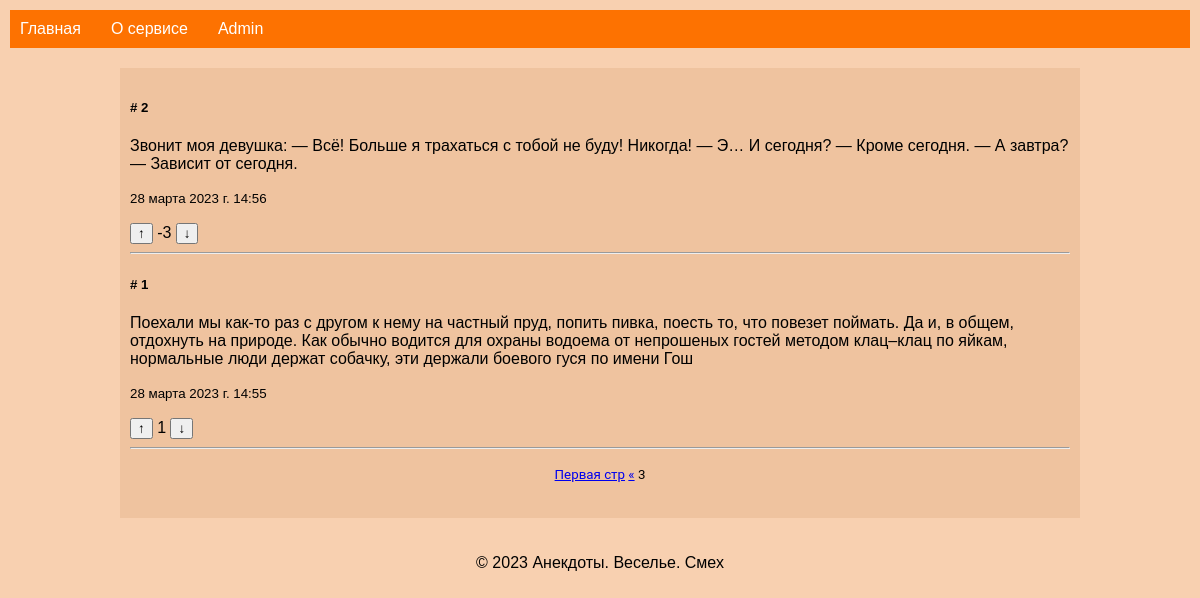
/?page=3, run on the app's committed database.
### Aapp/models.py (models this page shows, shortened)
class Joke(models.Model):
    title = models.CharField(max_length=255, blank=True)
    text = models.TextField()
    pub_date = models.DateTimeField(auto_now_add=True)
    rating = models.IntegerField(default=0)
    class Meta:
        ...
        ordering = ['-id']

### Aapp/views.py (the view)
# urls.py: path('', views.index, name='index'),
def index(request):
    jokes = Joke.objects.all()
    paginator = Paginator(jokes, 2)
    page_number = request.GET.get('page')
    items = paginator.get_page(page_number)
    return render(request, 'index.html', {'jokes': jokes, 'items': items})

### Aapp/templates/index.html (shortened to what this page needs)
{% extends 'base.html' %}
{% block content %}
<div class="container">
{% for joke in items %}
  <div class="card mb-3">
    <div class="card-body">
      <h5 class="card-title"># {{ joke.id }}</h5>
      <p class="card-text">{{ joke.text }}</p>
      <p class="card-text"><small class="text-muted">{{ joke.pub_date }}</small></p>
      <div class="btn-group" role="group">
        <button type="button" class="like-button" data-id="{{ joke.id }}"> &uarr; </button>
          <label id="data_{{ joke.id }}">{{ joke.rating }}</label>
        <button type="button" class="dislike-button" data-id="{{ joke.id }}"> &darr; </button>
      </div>
    </div>
  </div>
    <hr>
{% endfor %}
    <div class="pagination" align="center">
      <span class="step-links">
        {% if items.has_previous %}
          <a href="?page=1">Первая стр</a>
          <a href="?page={{ items.previous_page_number }}">&laquo;</a>
        {% endif %}
        <span class="current-page">
          {{ items.number }}
        </span>
      </span>
    </div>
</div>
{% endblock content%}

### Aapp/static/css/main.css (style rules this page uses)
body { font-family: Arial, sans-serif; margin: 10px; padding: 0; background-color: #f8d0b0; }
div.container { font-family: Arial, sans-serif; margin: 0px; padding: 10px; background-color: #efc39f; }
div.pagination { font-family: "Roboto", "Lucida Grande", "DejaVu Sans", "Bitstream Vera Sans", Verdana, Arial, sans-serif; font-size: smaller; margin: 0px; padding: 10px; background-color: #efc39f; }

### data on the page
Joke: id "2", text "Звонит моя девушка: — Всё! Больше я трахаться с тобой не буду! Никогда! — Э… И сегодня? — Кроме сегодня. — А завтра? — Зависит от сегодня.", pub_date "28 марта 2023 г. 14:56", rating "-3"
Joke: id "1", text "Поехали мы как-то раз с другом к нему на частный пруд, попить пивка, поесть то, что повезет поймать. Да и, в общем, отдохнуть на природе. Как обычно водится для охраны водоема от непрошеных гостей методом клац–клац по яйкам, нормальные люди держат собачку, эти держали боевого гуся по имени Гош", pub_date "28 марта 2023 г. 14:55", rating "1"

### other printed values
{{ items.number }} "3"
